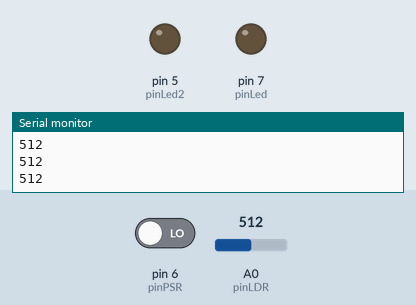
This sketch was run on a simulated Arduino Uno, built with avr-gcc and run on an emulated ATmega328P. Shown: output pins drawn as LEDs (lit = HIGH), the last lines printed to the serial monitor. Inputs (shaded band) come from the test bench; at power-on: A0 (pinLDR) = 512, pin 6 (pinPSR) LOW.

Above: at 1.2 s.
1.3 s: A0 (pinLDR) set to 417
2.8 s: A0 (pinLDR) set to 387
At 3.4 s:
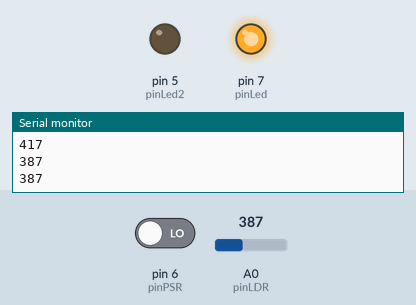
4.5 s: pin 6 (pinPSR) driven HIGH
At 5.7 s:
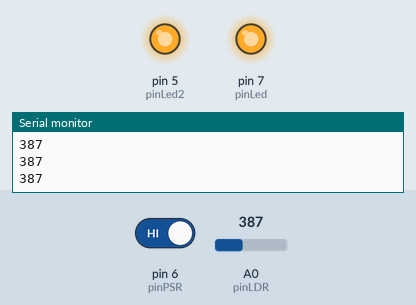
6.0 s: A0 (pinLDR) set to 410
At 7.0 s:
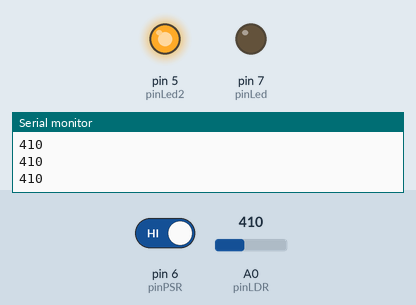
7.5 s: A0 (pinLDR) set to 390
At 8.3 s:
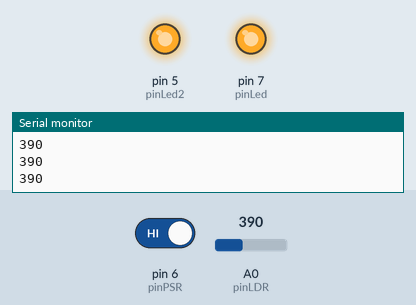
9.0 s: A0 (pinLDR) set to 511
At 9.5 s:
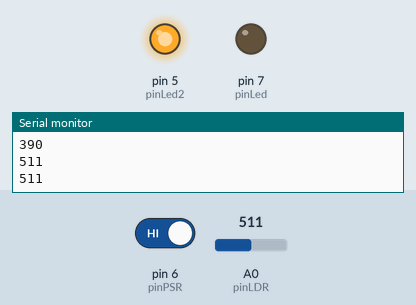
Timing chart, 0 to 11.5 s (numbered marks = the images above; inputs shaded):
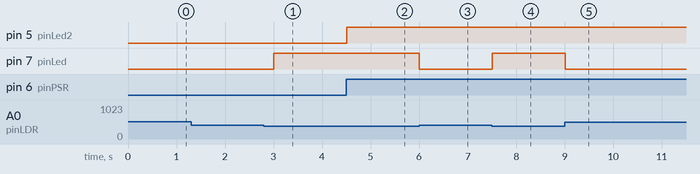

The sketch:

utn_clase_arduino04_002_cottiersolange_c31.ino
```cpp
int const pinLDR = 0;//Definiendo constante de conexión del LDR
int const pinLed = 7;//Defino constante de conexión del Led
int const pinPSR = 6;//Defino consntante conexión del pulsador
int const pinLed2 = 5;//Defino constante conexión del led verde

int valorLDR = 0;//Defino variable para la lectura de los valores de la fotoresistencia
int estadoPSR = 0;//Defino variable para lectura del pulsador

void setup(){
  Serial.begin(9600);//Iniciando comunicación serial del Arduino
  pinMode(pinLed, OUTPUT);//Configuro pin 7 del arduino como una salida
  pinMode(pinPSR, INPUT);//Configuro pin 6 como entrada
  pinMode(pinLed2, OUTPUT);//Configuro pin 5 como salida
}

void loop(){
  digitalWrite(pinLed, LOW);//Comienza apago el LED
  digitalWrite(pinLed2, LOW);//Comienza apago el LED verde
  estadoPSR = digitalRead(pinPSR);//Se asigna al estado del pusador la lectura de este
  valorLDR = analogRead(pinLDR);//Se le asigna los valores obtenidos a la variable
  Serial.println(valorLDR);//Muestra el valor del LDR por el monitor serial
  if(valorLDR < 400){//Condición si el valor es menor a ...
    digitalWrite(pinLed, HIGH);//Enciende el Led
  }
  if (estadoPSR == HIGH){//Condición si el pulsador esta presionado
    digitalWrite(pinLed2, HIGH);//Enciende el led verde
  }

  delay(250);//Tiempo para ejecutar instrucción
}
```

Measured:
- the behaviour switches between 400 and 399 on A0 (pinLDR) (found by bisection; images 0 and 1)
- after the input at 2.8 s, pin 7 (pinLed): LOW → HIGH after 0.20 s
- after the input at 4.5 s, pin 5 (pinLed2): LOW → HIGH at once
- after the input at 6.0 s, pin 7 (pinLed): HIGH → LOW at once
- after the input at 7.5 s, pin 7 (pinLed): LOW → HIGH at once
- after the input at 9.0 s, pin 7 (pinLed): HIGH → LOW at once
